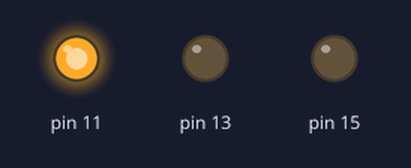
The program below on a simulated Raspberry Pi (header pin numbers). On the bench: output pins drawn as LEDs (lit = HIGH). The clock reads 2024-03-15 10:24:30 at power-on unless the program sets it; what the program prints to the terminal is not drawn. At 10.4 s the program stops and its outputs stay as they are.

Above: at 0.07 s.
At 1.12 s:
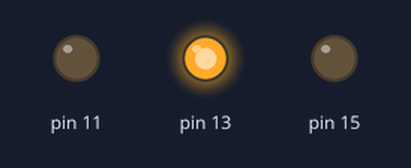
At 2.62 s:
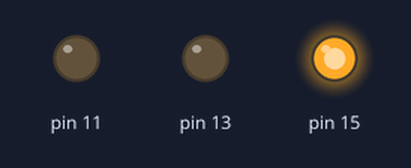
Timing chart, 0 to 3.0 s (numbered marks = the images above):
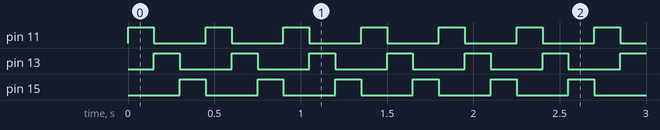

The program:

SimpleLedFlasher.py
```python
import time
import random
import RPi.GPIO as GPIO

# Set GPIO Layout
GPIO.setmode(GPIO.BOARD)

# Pin11 als Output definieren
GPIO.setup(11, GPIO.OUT)
GPIO.setup(13, GPIO.OUT)
GPIO.setup(15, GPIO.OUT)

starttime = time.time()
currenttime = time.time()
x=0.15

# Schleife für 7 Sekunden
while currenttime - starttime < 10:
    # LED an
    GPIO.output(15, GPIO.LOW)
    GPIO.output(11, GPIO.HIGH)

    time.sleep(x)

    GPIO.output(11, GPIO.LOW)
    GPIO.output(13, GPIO.HIGH)

    time.sleep(x)

    GPIO.output(13, GPIO.LOW)
    GPIO.output(15, GPIO.HIGH)

    time.sleep(x)

    currenttime = time.time()

print('Geschafft. Laufzeit: '+str(round(currenttime-starttime,1))+' Sekunden')

# Vorherige PIN-Mappings entfernen
GPIO.cleanup()
```

Measured:
- by itself, pin 11, pin 13, pin 15: alternates HIGH for 0.15 s and LOW for 0.30 s, 46 changes in all, then stays LOW
